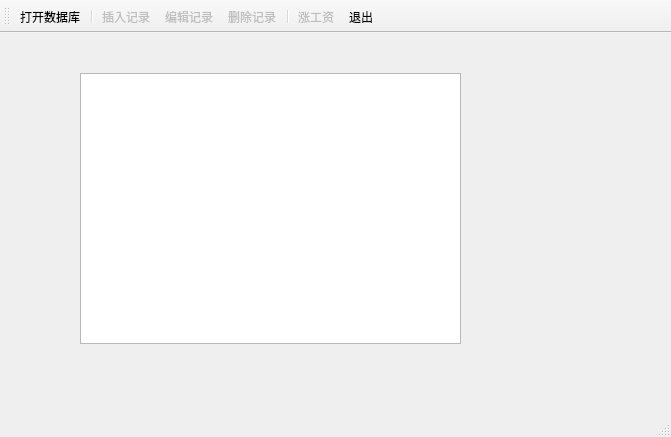
<?xml version="1.0" encoding="UTF-8"?>
<ui version="4.0">
 <class>MainWindow</class>
 <widget class="QMainWindow" name="MainWindow">
  <property name="geometry">
   <rect>
    <x>0</x>
    <y>0</y>
    <width>671</width>
    <height>437</height>
   </rect>
  </property>
  <property name="windowTitle">
   <string>MainWindow</string>
  </property>
  <widget class="QWidget" name="centralwidget">
   <widget class="QTableView" name="tableView">
    <property name="geometry">
     <rect>
      <x>80</x>
      <y>40</y>
      <width>381</width>
      <height>271</height>
     </rect>
    </property>
   </widget>
  </widget>
  <widget class="QStatusBar" name="statusbar"/>
  <widget class="QToolBar" name="toolBar">
   <property name="windowTitle">
    <string>toolBar</string>
   </property>
   <property name="toolButtonStyle">
    <enum>Qt::ToolButtonTextUnderIcon</enum>
   </property>
   <attribute name="toolBarArea">
    <enum>TopToolBarArea</enum>
   </attribute>
   <attribute name="toolBarBreak">
    <bool>false</bool>
   </attribute>
   <addaction name="actOpenDB"/>
   <addaction name="separator"/>
   <addaction name="actRecInsert"/>
   <addaction name="actRecEdit"/>
   <addaction name="actRecDelete"/>
   <addaction name="separator"/>
   <addaction name="actScan"/>
   <addaction name="actQuit"/>
  </widget>
  <action name="actOpenDB">
   <property name="icon">
    <iconset resource="res.qrc">
     <normaloff>:/images/open3.bmp</normaloff>:/images/open3.bmp</iconset>
   </property>
   <property name="text">
    <string>打开数据库</string>
   </property>
   <property name="menuRole">
    <enum>QAction::NoRole</enum>
   </property>
  </action>
  <action name="actQuit">
   <property name="icon">
    <iconset resource="res.qrc">
     <normaloff>:/images/exit.bmp</normaloff>:/images/exit.bmp</iconset>
   </property>
   <property name="text">
    <string>退出</string>
   </property>
   <property name="menuRole">
    <enum>QAction::NoRole</enum>
   </property>
  </action>
  <action name="actRecInsert">
   <property name="enabled">
    <bool>false</bool>
   </property>
   <property name="icon">
    <iconset resource="res.qrc">
     <normaloff>:/images/306.bmp</normaloff>:/images/306.bmp</iconset>
   </property>
   <property name="text">
    <string>插入记录</string>
   </property>
   <property name="menuRole">
    <enum>QAction::NoRole</enum>
   </property>
  </action>
  <action name="actRecDelete">
   <property name="enabled">
    <bool>false</bool>
   </property>
   <property name="icon">
    <iconset resource="res.qrc">
     <normaloff>:/images/delete1.bmp</normaloff>:/images/delete1.bmp</iconset>
   </property>
   <property name="text">
    <string>删除记录</string>
   </property>
   <property name="menuRole">
    <enum>QAction::NoRole</enum>
   </property>
  </action>
  <action name="actRecEdit">
   <property name="enabled">
    <bool>false</bool>
   </property>
   <property name="icon">
    <iconset resource="res.qrc">
     <normaloff>:/images/812.bmp</normaloff>:/images/812.bmp</iconset>
   </property>
   <property name="text">
    <string>编辑记录</string>
   </property>
   <property name="menuRole">
    <enum>QAction::NoRole</enum>
   </property>
  </action>
  <action name="actScan">
   <property name="enabled">
    <bool>false</bool>
   </property>
   <property name="icon">
    <iconset resource="res.qrc">
     <normaloff>:/images/up.bmp</normaloff>:/images/up.bmp</iconset>
   </property>
   <property name="text">
    <string>涨工资</string>
   </property>
   <property name="menuRole">
    <enum>QAction::NoRole</enum>
   </property>
  </action>
  <action name="actSQLTest">
   <property name="icon">
    <iconset resource="res.qrc">
     <normaloff>:/images/322.bmp</normaloff>:/images/322.bmp</iconset>
   </property>
   <property name="text">
    <string>SQL测试</string>
   </property>
   <property name="menuRole">
    <enum>QAction::NoRole</enum>
   </property>
  </action>
 </widget>
 <resources>
  <include location="res.qrc"/>
 </resources>
 <connections>
  <connection>
   <sender>actQuit</sender>
   <signal>triggered()</signal>
   <receiver>MainWindow</receiver>
   <slot>close()</slot>
   <hints>
    <hint type="sourcelabel">
     <x>-1</x>
     <y>-1</y>
    </hint>
    <hint type="destinationlabel">
     <x>335</x>
     <y>218</y>
    </hint>
   </hints>
  </connection>
 </connections>
</ui>
